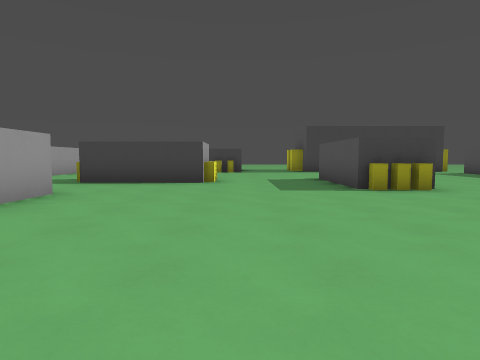
view 1 (above)

16 first-person views from a walk through a level from a Godot 3-D game. The camera is 1.2 m above the floor, tilts 4° down and sees 75° across. The floor is counted in squares, 2 m on a side. Each view is taken from the middle of a square. On the plan, view 1 faces up. The plan holds only what a view shows up to about 9 squares ahead; the rest is blank. The place goes on beyond the plan. Flat picture figures and markers are left out. Characters and animated objects are left out. Some surface patterns are stand-ins.

view 2
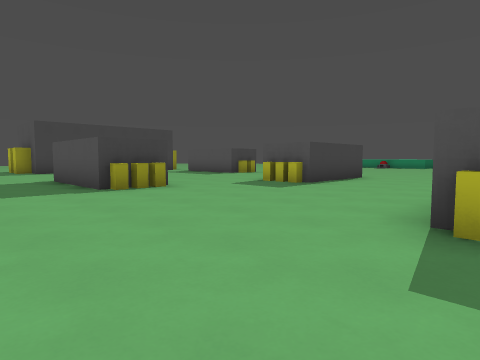

view 3
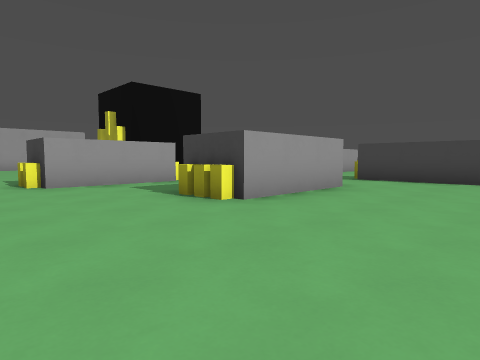

view 4
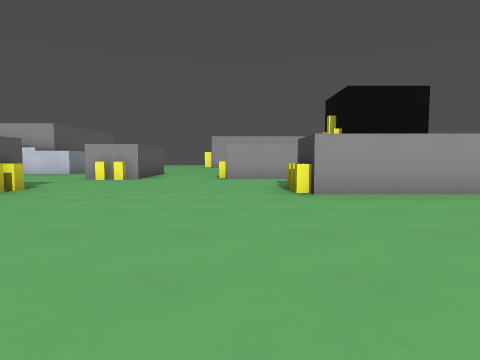

view 5
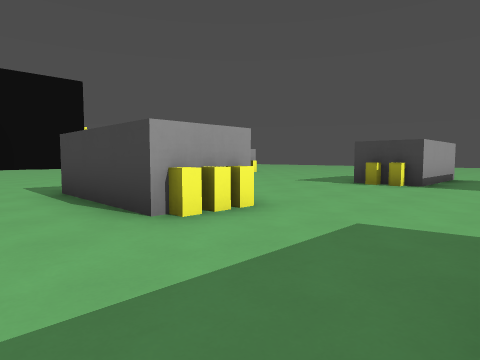

view 6
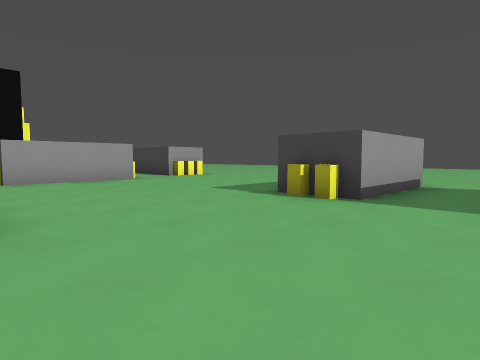

view 7
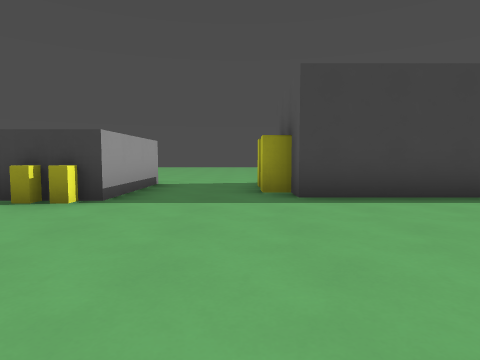

view 8
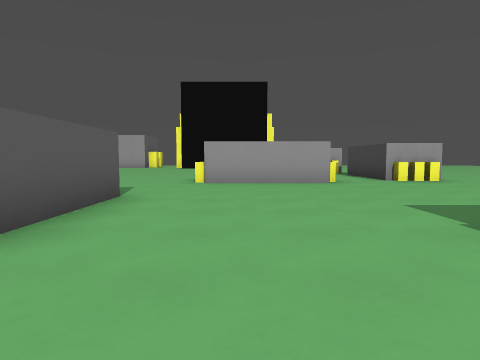

view 9
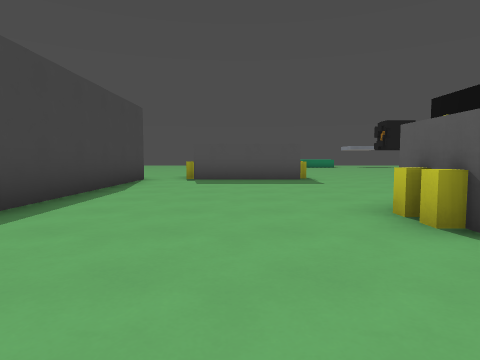

view 10
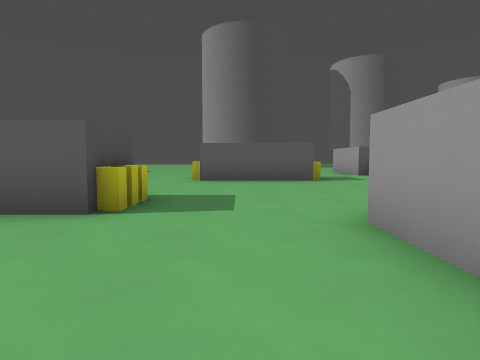

view 11
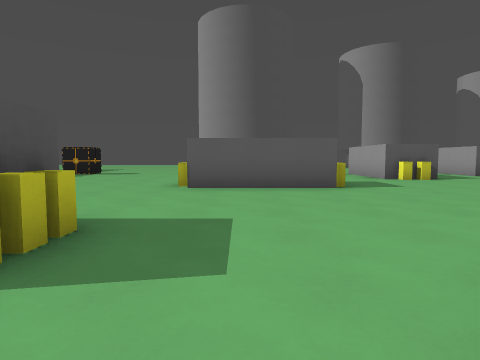

view 12
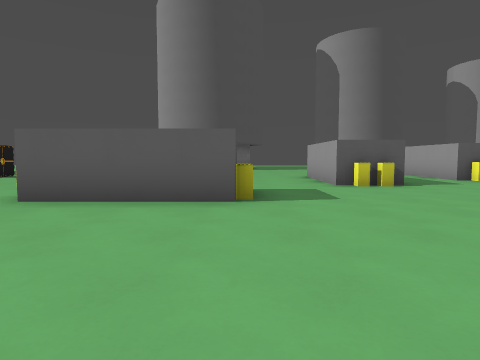

view 13
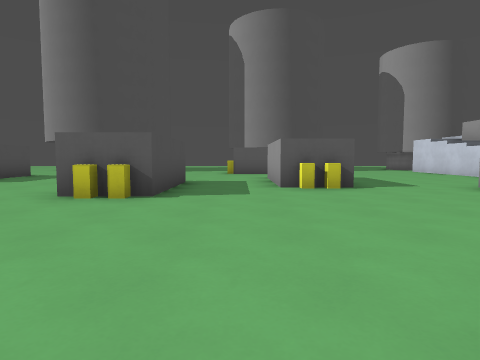

view 14
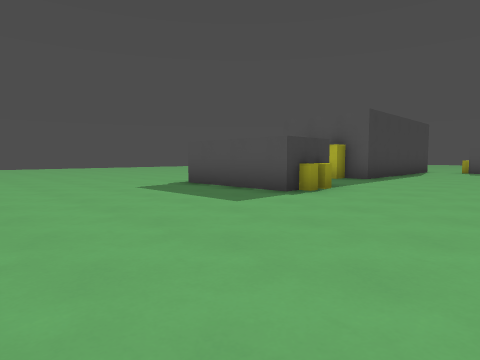

view 15
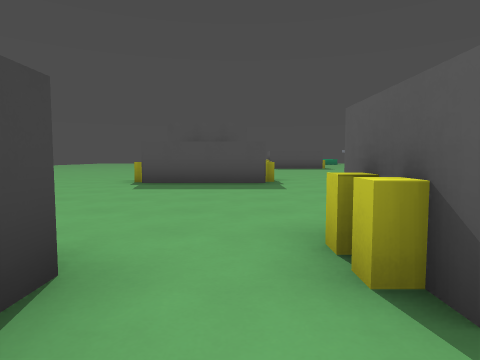

view 16
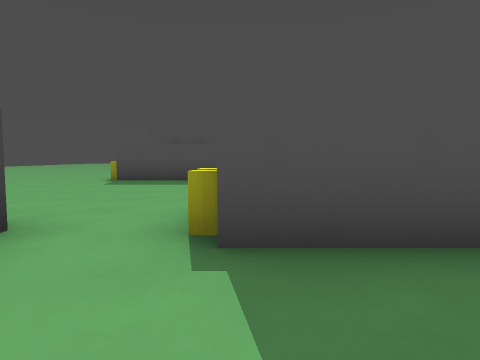

### Floor plan
Points are (right, up) in squares from view 1. A wall is a line through its corners. A room is listed if a view was taken in it or the views show most of it. See-through windows are left out.
Room 1 (views 1, 2, 3, 4, 5, 6, 7, 8, 9, 10, 11, 12, 13)
walls: (-0.9, 9.1) (-0.9, 7.6) (-4, 7.6); (2.3, 5.8) (2.3, 9.1) (3.9, 9.1); (-3.1, 5.2) (-3.1, 2.2) (-4.7, 2.2); (3.8, 7.5) (3.8, 5.8); (3.8, 6.1) (2.3, 6.1); (-4, 9.1) (-1.4, 9.1); (6.4, 5.7) (7.5, 5.7); (6.6, 4.2) (6.6, 5.7); (3.1, 0.1) (3.1, 0.7) (6.1, 0.7); (7.5, 4.2) (6.4, 4.2); (-7, 1.6) (-7, 0.6); (0.1, 16.5) (0.1, 13.4) (-1.4, 13.4) (-1.4, 16.4); (7.5, 13.7) (2.8, 13.7) (2.8, 14.4) (2.4, 14.4); (-8, 13.1) (-6.4, 13.1) (-6.4, 10.1); (-0.6, -3.6) (-0.6, -1.9) (0.9, -1.9); (-4.4, -3.4) (-2.8, -3.4); (-7.4, 16.5) (-7.4, 14.9)
low walls: (3.8, 5.8) (2.3, 5.8); (6.4, 4.2) (6.4, 5.7); (-7.2, 15.9) (-7.2, 14.9)
ways out: opening at (-8, 14) to room 2; opening at (-7.5, -0.5) to room 2; opening at (-5.5, -3.5) to room 2; opening at (-5.5, 2.5) to room 2; opening at (-5.5, 9.5) to room 2; opening at (-4, 6.5) to room 2; opening at (-1.5, -4.5) to room 2; opening at (2.5, -1.5) to room 2; opening at (7, 0) to room 2
Room 2 (views 14, 15, 16)
walls: (-7, -1.9) (-7, -3.5); (-7, 0.6) (-8.6, 0.6); (-2.8, -3.4) (-2.8, -6); (-7, 3.6) (-7, 1.6); (-0.6, -5) (-0.6, -3.6); (0.9, -1.9) (0.9, -4); (-8, 11.4) (-8, 13.1); (-7.2, 14.9) (-8.1, 14.9)
ways out: opening at (-8, 14) to room 1; opening at (-7.5, -0.5) to room 1; opening at (-5.5, -3.5) to room 1; opening at (-5.5, 2.5) to room 1; opening at (-5.5, 9.5) to room 1; opening at (-4, 6.5) to room 1; opening at (-1.5, -4.5) to room 1; opening at (2.5, -1.5) to room 1; opening at (7, 0) to room 1

Positions as (right, up) in squares from view 1, and headings:
1: (0, 0), facing up
2: (0, 0), facing up-right
3: (0, -1), facing up-left
4: (2, 1), facing left
5: (2, 6), facing up-left
6: (2, 9), facing up-left
7: (2, 9), facing up
8: (1, 11), facing left
9: (0, 11), facing right
10: (5, 9), facing down
11: (5, 7), facing down
12: (3, 5), facing down
13: (-2, 3), facing down
14: (-6, 10), facing up-right
15: (-9, 14), facing right
16: (-10, 13), facing right
